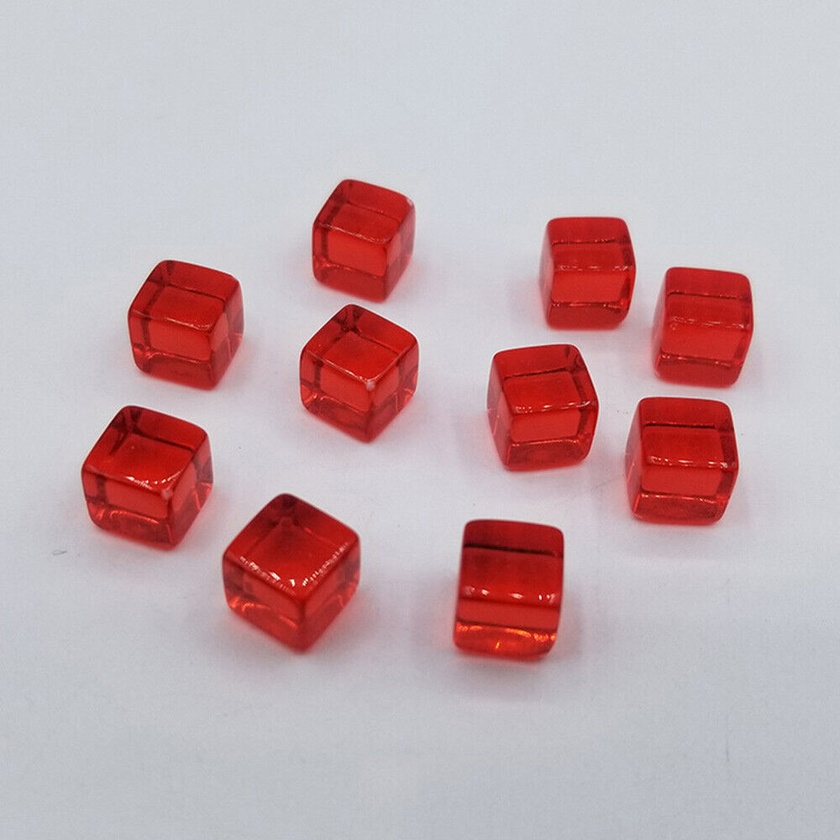
#> input picture CameraSetup/cubes.jpg, 840 x 840 px, shrunk from 1000 x 1000 before the run, given in place of the camera
$ python all-track-rev.py
#> lines starting #> are read from the running program, lines starting #| are printed output that depends on the picture; after the words box and inside, x2 and y2 are one past the last pixel; in counts of white or black regions, pixels touching at a corner belong together
import cv2
import numpy as np

# url = 'http://192.168.179.50:81/stream'  # Pastikan Anda menggunakan URL streaming yang benar

# Nilai HSV untuk warna yang ingin dideteksi
hsv_colors = {
    'Blue': ([56, 40, 102], [118, 192, 255]),
    'Yellow': ([10, 20, 187], [255, 255, 255]),
    'Red': ([111, 37, 81], [255, 255, 255]),
    'Green': ([20, 41, 136], [255, 255, 255])
}

# Membuka kamera
cap = cv2.VideoCapture(0)

# Kernel untuk morfologi
kernel = np.ones((5, 5), np.uint8)

while True:
    ret, frame = cap.read()
#> frame is the input picture: shape (840, 840, 3); mean B, G, R 175, 170.6, 195.7
    if not ret:
        print("Failed to grab frame")
        break

    # Ubah ke grayscale dan tambahkan Gaussian Blur untuk mengurangi noise (filtering)
    gray = cv2.cvtColor(frame, cv2.COLOR_BGR2GRAY)
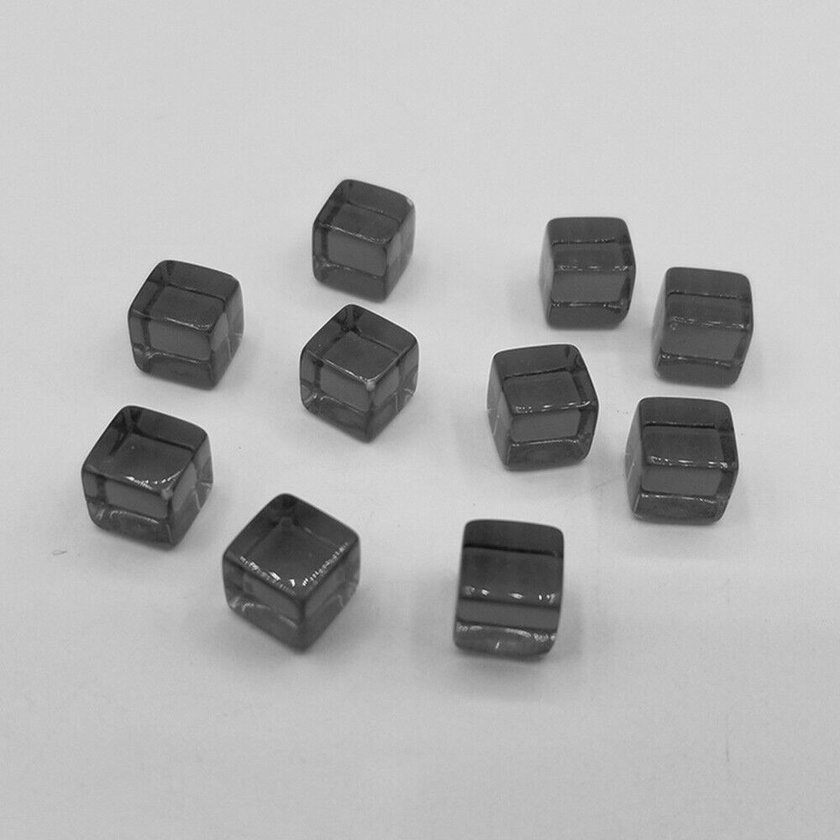
#> gray: shape (840, 840); min 14, max 245, mean 178.6
    blurred = cv2.GaussianBlur(gray, (5, 5), 0)

    # Ubah ke HSV untuk deteksi warna
    hsv_frame = cv2.cvtColor(frame, cv2.COLOR_BGR2HSV)
#> hsv_frame: shape (840, 840, 3); mean H, S, V 105.8, 46.1, 200.7

    # Deteksi tepi dengan Canny
    edges = cv2.Canny(blurred, 50, 150)
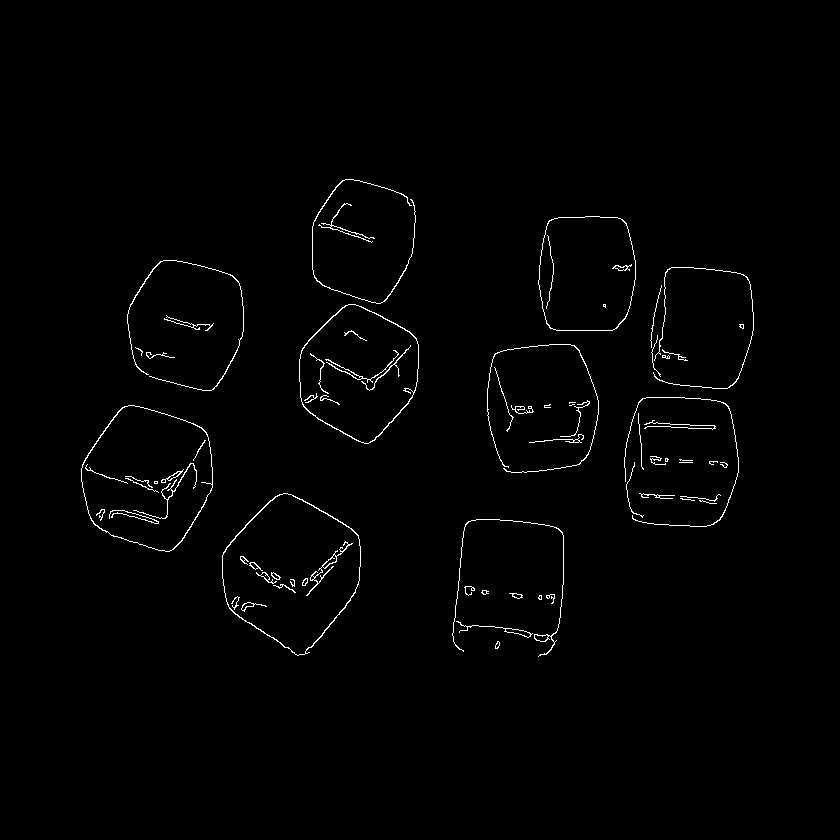
#> edges: shape (840, 840); 1.1% white in thin lines or dots, all inside (x1, y1, x2, y2) = (81, 179, 754, 657)
    edges = cv2.dilate(edges, kernel, iterations=1)
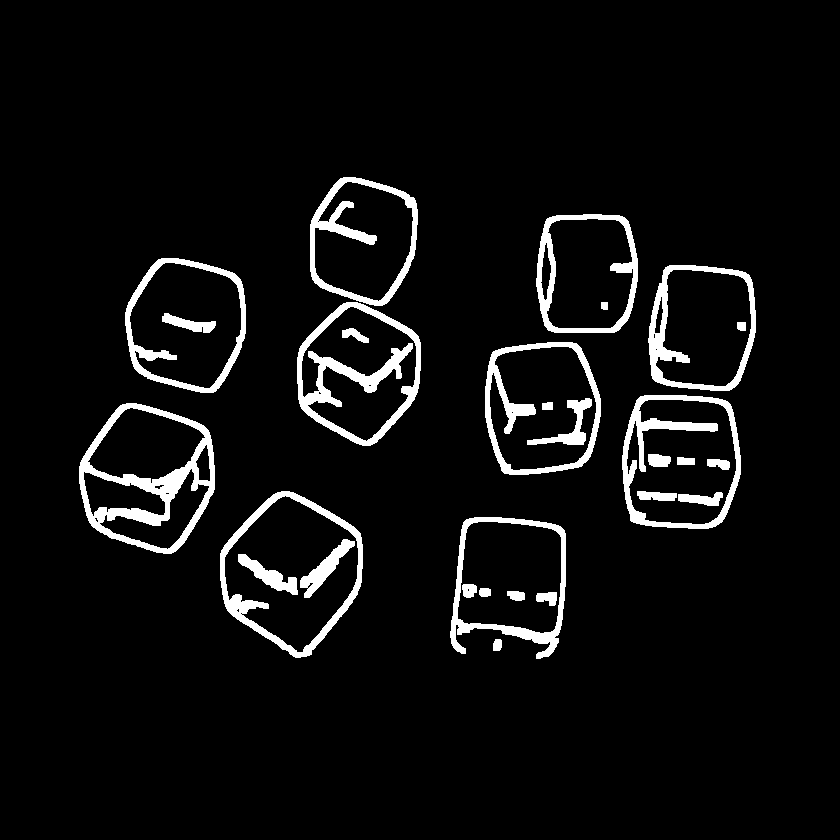
#> edges: shape (840, 840); 5.6% white; 28 white regions, largest, box (x1, y1, x2, y2) and area: (79, 403, 215, 554) 5369, (297, 302, 421, 446) 4525, (622, 395, 741, 529) 3547
    edges = cv2.erode(edges, kernel, iterations=1)
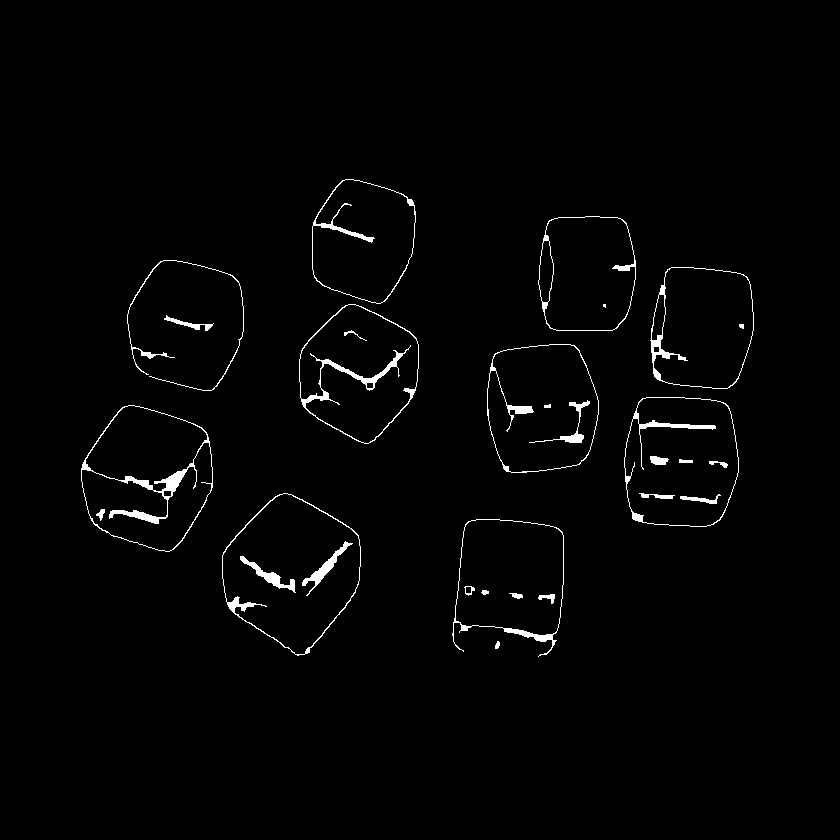
#> edges: shape (840, 840); 1.6% white; 29 white regions (1 under 20 px)

    # Mencari kontur pada tepi
    contours, _ = cv2.findContours(edges, cv2.RETR_TREE, cv2.CHAIN_APPROX_SIMPLE)
#> contours = 45 contours, 5 with area under 20; largest, box (x1, y1, x2, y2) and area: (222, 493, 361, 656) 15455, (222, 493, 361, 655) 15107, (81, 405, 213, 552) 14354, (624, 397, 739, 527) 12910, (624, 397, 739, 527) 12514

    cube_detected = False
    cube_color = None

    for contour in contours:
        area = cv2.contourArea(contour)
        if area > 1000:
            perimeter = cv2.arcLength(contour, True)
            approx = cv2.approxPolyDP(contour, 0.02 * perimeter, True)

            if len(approx) == 4:  # Bentuk persegi panjang
                x, y, w, h = cv2.boundingRect(approx)
                aspect_ratio = float(w) / h

                if 0.9 <= aspect_ratio <= 1.1:  # Aspek rasio mendekati 1
                    cube_detected = True
                    cv2.rectangle(frame, (x, y), (x + w, y + h), (0, 255, 0), 3)

                    # Ambil ROI untuk deteksi warna
                    roi = hsv_frame[y:y + h, x:x + w]
                    for color_name, (lower_hsv, upper_hsv) in hsv_colors.items():
                        lower_bound = np.array(lower_hsv)
                        upper_bound = np.array(upper_hsv)

                        # Masking warna dan operasi morfologi tambahan
                        mask = cv2.inRange(roi, lower_bound, upper_bound)
                        mask = cv2.morphologyEx(mask, cv2.MORPH_CLOSE, kernel)
                        mask_area = cv2.countNonZero(mask)

                        # Jika area warna >50%, anggap sebagai warna kubus
                        if mask_area > (w * h) * 0.5:
                            cube_color = color_name
                            break

                    # Tampilkan label warna pada kubus yang terdeteksi
                    if cube_color:
                        label = f"It's {cube_color} Cube"
                        cv2.putText(frame, label, (x, y - 10), cv2.FONT_HERSHEY_SIMPLEX, 0.9, (0, 255, 0), 2)
#> this loop made 45 passes
#> (area, perimeter, approx, x, y, w, h, aspect_ratio) on pass 3: (10981, 416, [[469, 521], [562, 533], [554, 633], [455, 620]], 455, 521, 108, 113, 0.956)
#> (area, perimeter) on passes 2, 9, 10, 13, 15, 17: (11284, 570.7), (15455, 480.5), (15107, 562.8), (14354.5, 462), (6927.5, 702.9), (6483.5, 376.8)
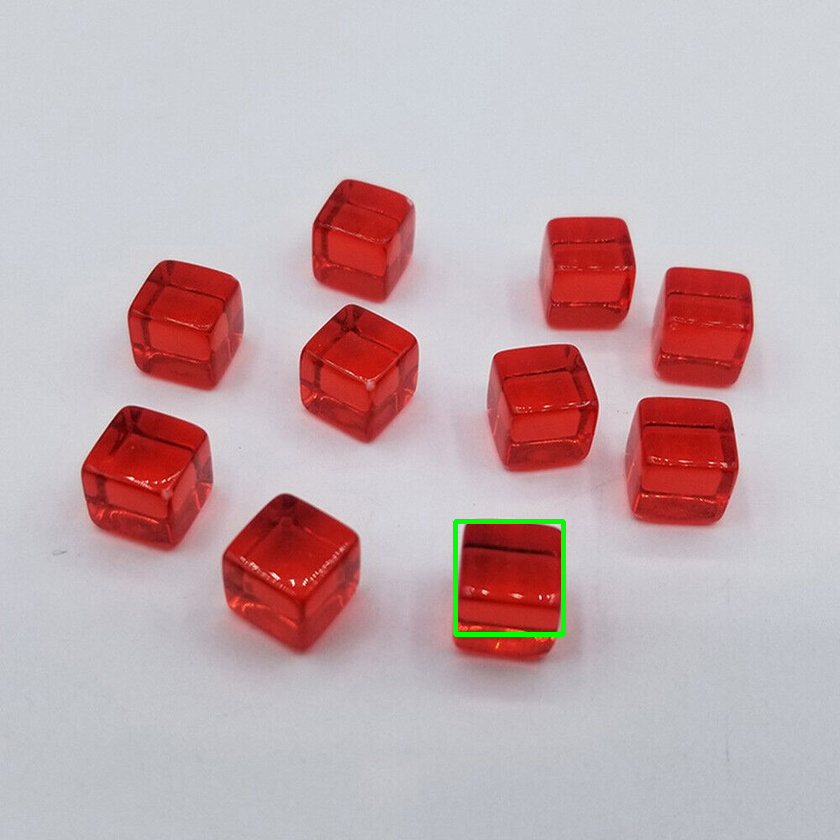
#> frame: shape (840, 840, 3); 0.31% of pixels changed, all inside (x1, y1, x2, y2) = (453, 519, 566, 637)
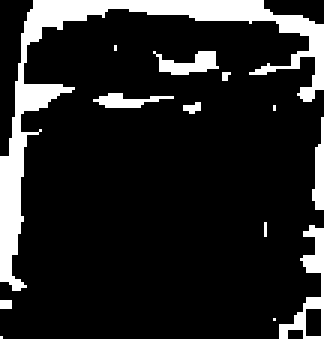
#> mask: shape (113, 108) (shown 3 times larger); 14.2% white; 13 white regions (8 under 20 px), largest, box (x1, y1, x2, y2) and area: (0, 0, 108, 97) 1268, (93, 75, 108, 113) 175, (51, 17, 73, 25) 97, (104, 39, 108, 70) 78, (31, 31, 58, 36) 70

    # Tampilkan teks deteksi
    if cube_detected and cube_color:
        cv2.putText(frame, f"{cube_color} Cube Detected", (10, 30), cv2.FONT_HERSHEY_SIMPLEX, 1, (0, 0, 255), 2)

    # Tampilkan hasil
    cv2.imshow("Frame", frame)
    cv2.imshow("Edges", edges)

    if cv2.waitKey(1) & 0xFF == ord('q'):
#> (key q is pressed here)
        break

cap.release()
cv2.destroyAllWindows()
